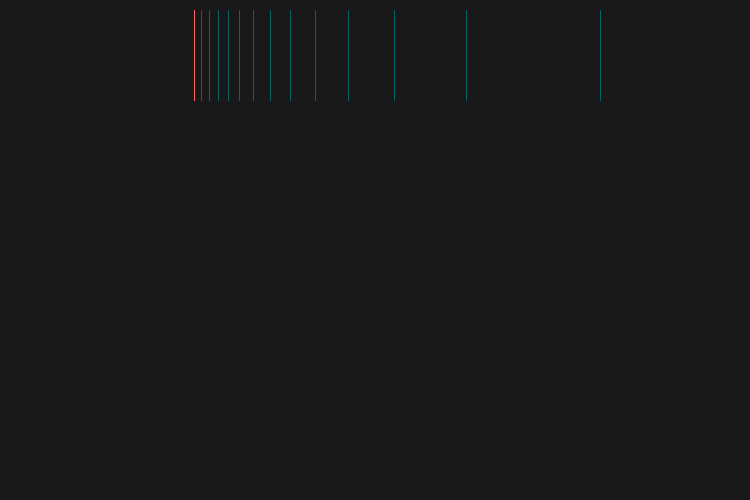
Frame 1 (no input)
Frame 60 (the mouse pressed at the canvas centre just before this capture): identical to frame 1, image omitted
Frame 120 (the mouse held since frame 60 and released just before this capture): identical to frame 1, image omitted

The Processing sketch that drew this single still picture (run headless with seeded random() and noise(); from frame 60 on, the mouse is pressed at the canvas centre):

// Processing sketch: Processing_MotorTest
// ── Processing_MotorTest.pde
float cn;
float max;

void setup() {
  size(750, 500);
  background(25);
  
  max = 200;
  cn = 1000;
  for (int n = 1; n < 255; n++) {
    println(cn);
    stroke(n, 100, 100);
    line(cn, 10, cn, 100);
    if (cn > max) {
      cn = cn - (2*cn / (4 * n + 1));
    }
  }
}

void draw() {
}
